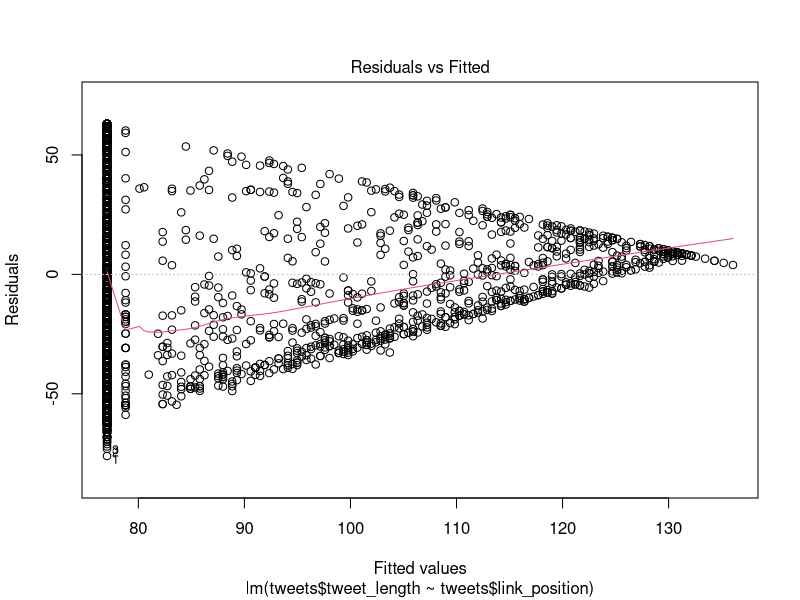
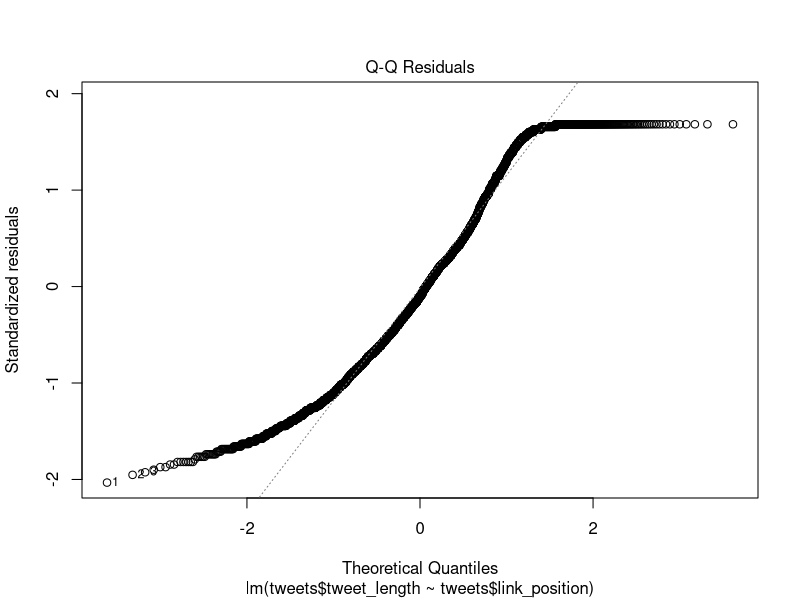
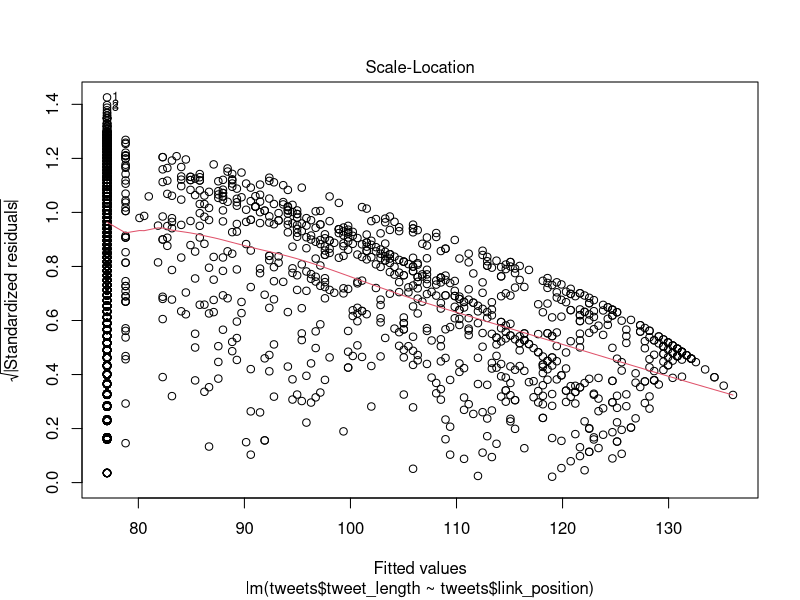
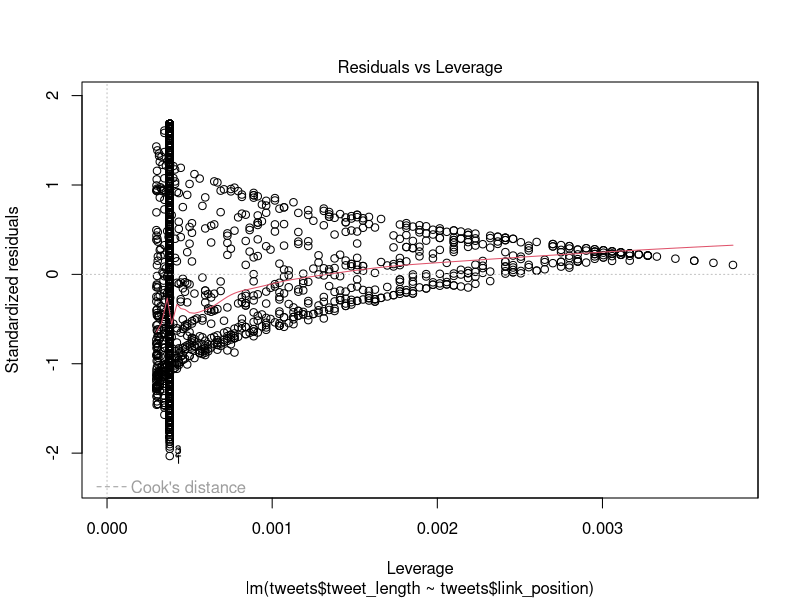

Here is the R script that generated these plots, in order:
# load date libraries
library(lubridate)

favs <- read.csv("./favs.csv")
favs$avatar <- NULL
favs$tweet_date <- mdy_hms(favs$tweet_date) # coerce to POSIXct

tweets <- read.csv("./tweets.csv")

tweets$date <- ymd_hm(paste(tweets$date,tweets$time)) # coerce to POSIXct
tweets$time <- NULL
fit <- lm(tweets$tweet_length ~ tweets$link_position)
plot(fit)

# README.PRE-PROCESSING - NOTE: ORDER OF STEPS IS SIGNIFICANT
# start with tweetbackup csv file
# strip out leading twitter URL format from tweetbackup retaining only the tweet ID (so we can check it for favorites later)
# use SEARCH() and FIND() functions in spreadsheet to detect presence + position of:
#  * hashtags
#  * mentions
#  * replies
#  * RTs
#  * links
# 
# in exported file, replace ,"" with ,"
# join double-lined tweets (ugh)
# strip leading "jm3: " from tweets
# format dates as YYYY-MM-DD with custom format
# format times as 24-hour format with custom format
# strip all commas + single quotes in tweets (this will affect the length count)
# pad dates + time + tweet columns with QQ so we can vi replace them faster with quotes
